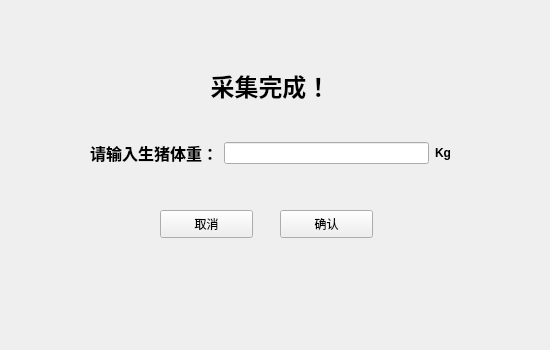
<?xml version="1.0" encoding="UTF-8"?>
<ui version="4.0">
 <class>InputDialog</class>
 <widget class="QWidget" name="InputDialog">
  <property name="geometry">
   <rect>
    <x>0</x>
    <y>0</y>
    <width>550</width>
    <height>350</height>
   </rect>
  </property>
  <property name="minimumSize">
   <size>
    <width>550</width>
    <height>350</height>
   </size>
  </property>
  <property name="maximumSize">
   <size>
    <width>550</width>
    <height>350</height>
   </size>
  </property>
  <property name="windowTitle">
   <string>大北农专项_输入生猪体重</string>
  </property>
  <widget class="QWidget" name="widget" native="true">
   <property name="geometry">
    <rect>
     <x>90</x>
     <y>130</y>
     <width>361</width>
     <height>46</height>
    </rect>
   </property>
   <layout class="QHBoxLayout" name="horizontalLayout">
    <item>
     <widget class="QLabel" name="label">
      <property name="text">
       <string>&lt;html&gt;&lt;head/&gt;&lt;body&gt;&lt;p align=&quot;center&quot;&gt;&lt;span style=&quot; font-size:12pt; font-weight:600;&quot;&gt;请输入生猪体重：&lt;/span&gt;&lt;/p&gt;&lt;/body&gt;&lt;/html&gt;</string>
      </property>
     </widget>
    </item>
    <item>
     <widget class="QLineEdit" name="ldt_input_weight"/>
    </item>
    <item>
     <widget class="QLabel" name="label_2">
      <property name="text">
       <string>&lt;html&gt;&lt;head/&gt;&lt;body&gt;&lt;p align=&quot;center&quot;&gt;&lt;span style=&quot; font-weight:600;&quot;&gt;Kg&lt;/span&gt;&lt;/p&gt;&lt;/body&gt;&lt;/html&gt;</string>
      </property>
     </widget>
    </item>
   </layout>
  </widget>
  <widget class="QPushButton" name="btn_cancel">
   <property name="geometry">
    <rect>
     <x>160</x>
     <y>210</y>
     <width>93</width>
     <height>28</height>
    </rect>
   </property>
   <property name="text">
    <string>取消</string>
   </property>
  </widget>
  <widget class="QPushButton" name="btn_confirm">
   <property name="geometry">
    <rect>
     <x>280</x>
     <y>210</y>
     <width>93</width>
     <height>28</height>
    </rect>
   </property>
   <property name="sizePolicy">
    <sizepolicy hsizetype="Fixed" vsizetype="Fixed">
     <horstretch>0</horstretch>
     <verstretch>0</verstretch>
    </sizepolicy>
   </property>
   <property name="text">
    <string>确认</string>
   </property>
  </widget>
  <widget class="QLabel" name="label_3">
   <property name="geometry">
    <rect>
     <x>160</x>
     <y>40</y>
     <width>221</width>
     <height>91</height>
    </rect>
   </property>
   <property name="text">
    <string>&lt;html&gt;&lt;head/&gt;&lt;body&gt;&lt;p align=&quot;center&quot;&gt;&lt;span style=&quot; font-size:18pt; font-weight:600;&quot;&gt;采集完成！&lt;/span&gt;&lt;/p&gt;&lt;/body&gt;&lt;/html&gt;</string>
   </property>
  </widget>
 </widget>
 <resources/>
 <connections/>
</ui>
